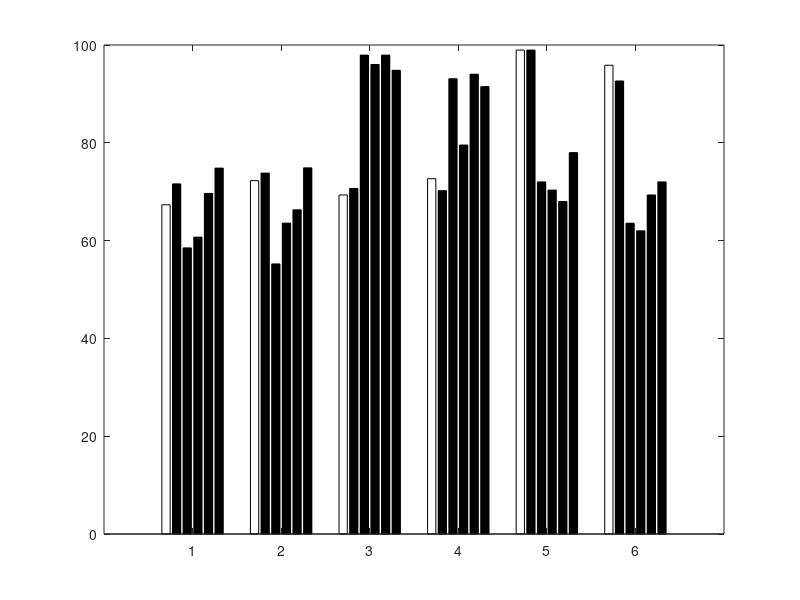

Write MATLAB code to recreate this figure. (Note: this script raises an error after producing the figure.)

clc
clear 
close all

%%

% %      KNN      SVM    RF
% m   = [67.32, 58.51, 69.64;
%        69.33, 97.93, 97.93;
%        98.96, 72.00, 68.00;
%        72.26, 55.23, 66.30;
%        72.66, 93.10, 94.02;
%        95.86, 63.55, 69.33];
% 
%    
% %      KNN      SVM    RF
% m2   = [67.32, 58.51, 69.64;
%        72.26, 55.23, 66.30;      
%        69.33, 97.93, 97.93;
%        72.66, 93.10, 94.02;       
%        98.96, 72.00, 68.00;
%        95.86, 63.55, 69.33];
   


m10    = [67.32, 71.60, 58.51, 60.71, 69.64, 74.82;
          72.26, 73.80, 55.23, 63.57, 66.30, 74.88;
          69.33, 70.66, 97.93, 96.02, 97.93, 94.82;
          72.66, 70.22, 93.10, 79.54, 94.02, 91.49;      
          98.96, 98.96, 72.00, 70.33, 68.00, 78.00;
          95.86, 92.64, 63.55, 62.00, 69.33, 72.00];
          
          
          
clr = [1, 0, 0;
       .6, 0, 0;
       0, 0, 1;
       0, 0, .6;
       0, 1, 0;
       0, .6, 0];


figure('color', 'w'); 
b = bar(m10,'FaceColor','flat');
for k = 1:size(m10,2)
    b(k).CData = clr(k, :);
end

box off

alpha(.55)
  
   


legend('KNN-5', 'KNN-10', 'SVM-5', 'SVM-10', 'RF-5', 'RF-10')
set(gca,'FontSize',22)
ylim([0, 120])


names = {'4 Class (3s)'; '4 Class (2s)'; 'TL-SL (3s)'; 'TL-SL (2s)'; 'TL-TR (3s)'; 'TL-TR (2s)'};
set(gca,'xtick', 1:6,'xticklabel',names)



ylabel('Accuracy %');
xlabel('Class')
legend boxoff

H=gca;
H.LineWidth=2;


